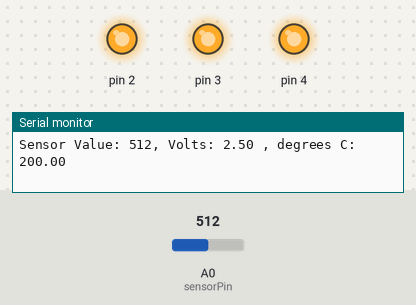
This sketch was run on a simulated Arduino Uno, built with avr-gcc and run on an emulated ATmega328P. Parts: output pins drawn as LEDs (lit = HIGH), the last lines printed to the serial monitor. The inputs (shaded band) are chosen by the test bench; at power-on: A0 (sensorPin) = 512.

Above: at 1.2 s.
1.3 s: A0 (sensorPin) set to 183
4.3 s: A0 (sensorPin) set to 165
At 5.5 s:
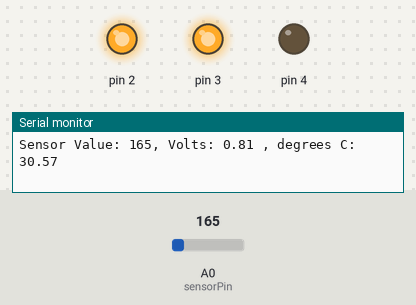
5.8 s: A0 (sensorPin) set to 122
At 6.8 s:
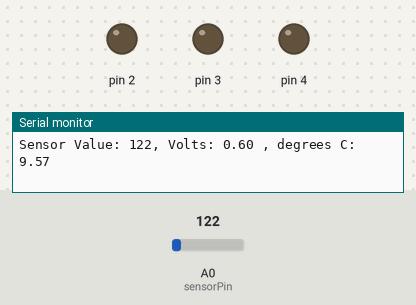
Timing chart, 0 to 8.8 s (numbered marks = the images above; inputs shaded):
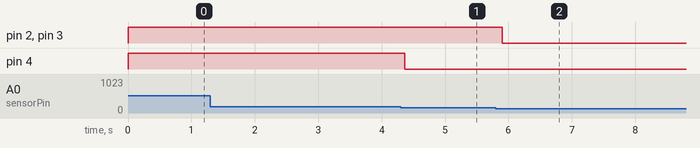

Measured:
- the behaviour switches between 166 and 165 on A0 (sensorPin) (found by bisection; images 0 and 1)
- after the input at 4.3 s, pin 4: HIGH → LOW after 0.06 s
- after the input at 5.8 s, pin 2, pin 3: HIGH → LOW after 0.10 s

The sketch:

Love-o-Meter.ino
```cpp
const int sensorPin = A0;
const float baselineTemp = 24.7;

void setup(){
    Serial.begin(9600); // open a serial port
    for(int pinNumber = 2; pinNumber < 5; pinNumber++){
        pinMode(pinNumber, OUTPUT);
        digitalWrite(pinNumber, LOW);
    }
}

void loop(){
    // get the raw ADC value from the microcontroller
    int sensorVal = analogRead(sensorPin);

    // convert the ADC reading to voltage
    float voltage = (sensorVal / 1024.0) * 5.0;

    // convert the voltage to temperature in degrees
    float temperature = (voltage - 0.5) * 100;

    // Print the data
    Serial.print("Sensor Value: ");
    Serial.print(sensorVal);
    Serial.print(", Volts: ");
    Serial.print(voltage);
    Serial.print(" , degrees C: ");
    Serial.println(temperature);

    if(temperature < baselineTemp){
        digitalWrite(2, LOW);
        digitalWrite(3, LOW);
        digitalWrite(4, LOW);
    } else if (temperature >= baselineTemp + 2 && temperature < baselineTemp + 4){
        digitalWrite(2, HIGH);
        digitalWrite(3, LOW);
        digitalWrite(4, LOW);
    } else if (temperature >= baselineTemp + 4 && temperature < baselineTemp + 6){
        digitalWrite(2, HIGH);
        digitalWrite(3, HIGH);
        digitalWrite(4, LOW);
    } else if (temperature >= baselineTemp + 6){
        digitalWrite(2, HIGH);
        digitalWrite(3, HIGH);
        digitalWrite(4, HIGH);
    }
    delay(1);
}
```
